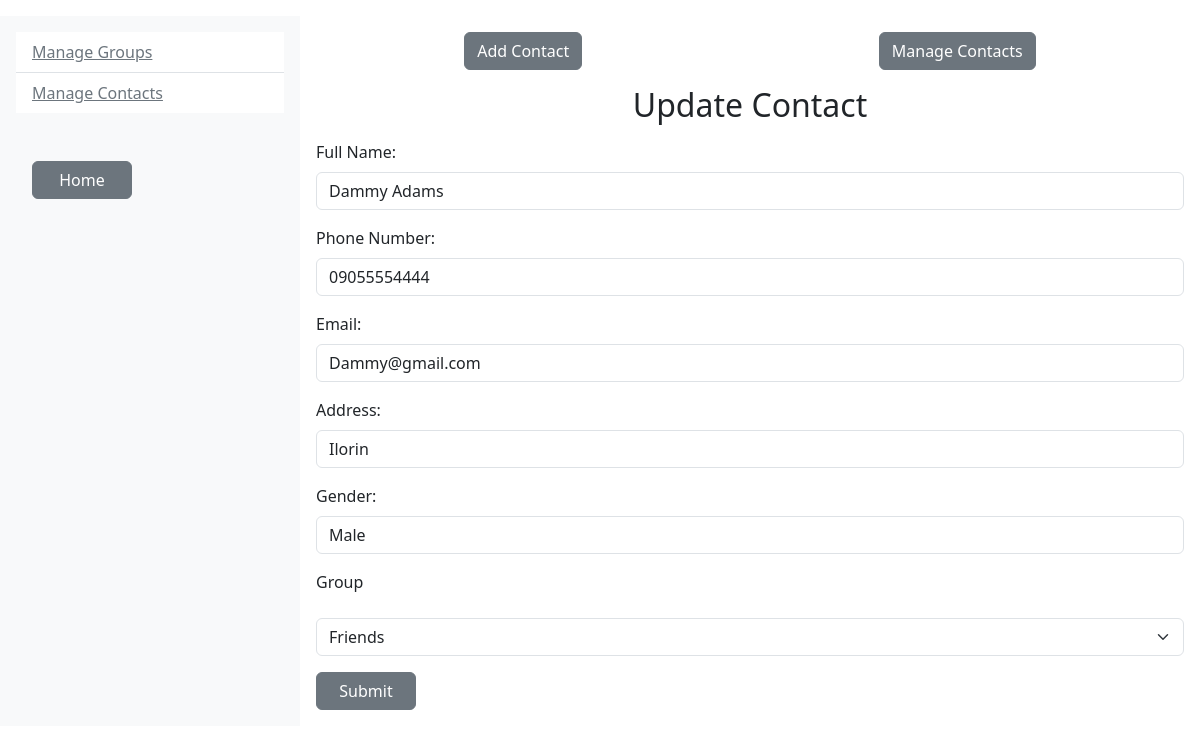
/user/manageContact/edit.php?idContacts=8, run on the app's committed database.
### tables this page shows
CREATE TABLE `contacts` (
  `idContacts` int(11) NOT NULL,
  `fullname` varchar(30) NOT NULL,
  `contactPhone` varchar(11) NOT NULL,
  `contactEmail` varchar(255) NOT NULL,
  `contactAddress` varchar(255) NOT NULL,
  `contactGender` varchar(30) NOT NULL,
  `contactGroup` int(11) DEFAULT NULL,
  `created_at` datetime NOT NULL DEFAULT current_timestamp()
);

CREATE TABLE `groups` (
  `idGroups` int(11) NOT NULL,
  `name` varchar(100) NOT NULL
);

### app/classes/database/dbh.classes.php (called while the page is built)
<?php
    class Dbh {
        protected function connect() {
            try {
                $username = "root";
                $password = "";
                $dbh = new PDO('mysql:host=127.0.0.1;dbname=contactapp', $username, $password);
                return $dbh;
            }
            catch (PDOException $e) {
                print "Error!: ". $e->getMessage() . "<br/>";
                die();
            }
        }
    }

### app/classes/create.classes.php (called while the page is built, shortened)
<?php
class Create extends Dbh {
    public function getSingle($idContact) {
        $stmt = $this->connect()->prepare ('SELECT fullname, contactPhone, contactEmail, contactAddress, contactGender, contactGroup FROM contacts WHERE idContacts = ?');
        $stmt->execute(array($idContact));
        $results = $stmt->fetch(PDO::FETCH_ASSOC);
        return $results;
    }
}

### app/classes/createGroup.classes.php (called while the page is built, shortened)
<?php
class CreateGroup extends Dbh {
    public function getTable() {
        $stmt = $this->connect()->prepare('SELECT `idGroups`, `name` FROM `groups`');
        $stmt->execute();
        $results = $stmt->fetchAll(PDO::FETCH_ASSOC);
        return $results;
    }
}

### user/manageContact/edit.php (the view, shortened to what this page needs)
<?php include("../../path.php");
include ROOT_PATH . "/app/classes/database/dbh.classes.php";
include(ROOT_PATH . "/app/classes/create.classes.php");
include ROOT_PATH . "/app/classes/createGroup.classes.php";
$group = new CreateGroup();
$class = new Create();
$idContact = intval($_GET['idContacts']);
$details=$class->getSingle($idContact);
$table=$group->getTable();
?>
<!DOCTYPE html>
<html lang="en">
<head>
    <link href="https://cdn.jsdelivr.net/npm/bootstrap@5.3.0/dist/css/bootstrap.min.css" rel="stylesheet">
    <link rel="stylesheet" href="https://cdn.jsdelivr.net/npm/bootstrap-icons@1.10.5/font/bootstrap-icons.css">
    <link rel="stylesheet" href="../../assets/CSS/styles.css">
</head>
<body>
    <?php
    include ROOT_PATH . "/app/includes/sidebar.php";
    ?>
    <div class="col-sm-9 p-3">
       <div class="d-flex justify-content-around">
        <a href="create.php" class="btn btn-secondary">Add Contact</a>
        <a href="index.php" class="btn btn-secondary">Manage Contacts</a>
    </div>
    <h2 class="text-center mt-3">Update Contact</h2>
    <form action="" method="post">
        <div class="mb-3 mt-3">
            <label for="email" class="form-label">Full Name:</label>
            <input type="text" class="form-control" value="<?php echo $details['fullname']?>" id="Fullname" placeholder="Enter Fullname" name="fullname">
        </div>
        <div class="mb-3 mt-3">
            <label for="email" class="form-label">Phone Number:</label>
            <input type="number" class="form-control" value="<?php echo $details['contactPhone']?>" id="number" placeholder="Enter Phone number" name="phonenumber">
        </div>
        <div class="mb-3">
            <label for="email" class="form-label">Email:</label>
            <input type="email" class="form-control" value="<?php echo $details['contactEmail']?>" id="email" placeholder="Enter email" name="email">
        </div>
        <div class="mb-3">
            <label for="password" class="form-label">Address:</label>
            <input type="text" class="form-control" id="address" value="<?php echo $details['contactAddress']?>" placeholder="Enter Address" name="address">
        </div>
        <div class="mb-3">
            <label for="password" class="form-label">Gender:</label>
            <input type="text" class="form-control" id="gender" value="<?php echo $details['contactGender']?>" placeholder="Enter Gender" name="gender">
        </div>
        <div class="mb-3">
            <label class="form-label">Group</label>
            <select name="group_id" class="form-select mt-3">
                <?php foreach ($table as $list): ?>
                    <?php if (!empty($group_id) && $group_id == $list['idGroups']): ?>
                        <option selected value="<?php echo $list['idGroups']; ?>"><?php echo $list['name']; ?></option>
                    <?php else: ?>
                        <option value="<?php echo $list['idGroups']; ?>"   <?php echo $details['contactGroup'] === $list['idGroups'] ? "selected" : ""?> > <?php echo $list['name']; ?></option>
                    <?php endif; ?>
                <?php endforeach; ?>
            </select>
        </div>
        <button type="submit" name="editContact" class="btn btn-secondary">Submit</button>
    </form>
</div>
</div>
</div>
</section>
</body>
</html>

### assets/CSS/styles.css (style rules this page uses)
.btn { min-width:100px; }

### data on the page
contacts: fullname "Dammy Adams", phonenumber "09055554444", email "Dammy@gmail.com", address "Ilorin", gender "Male", group_id "Friends"
